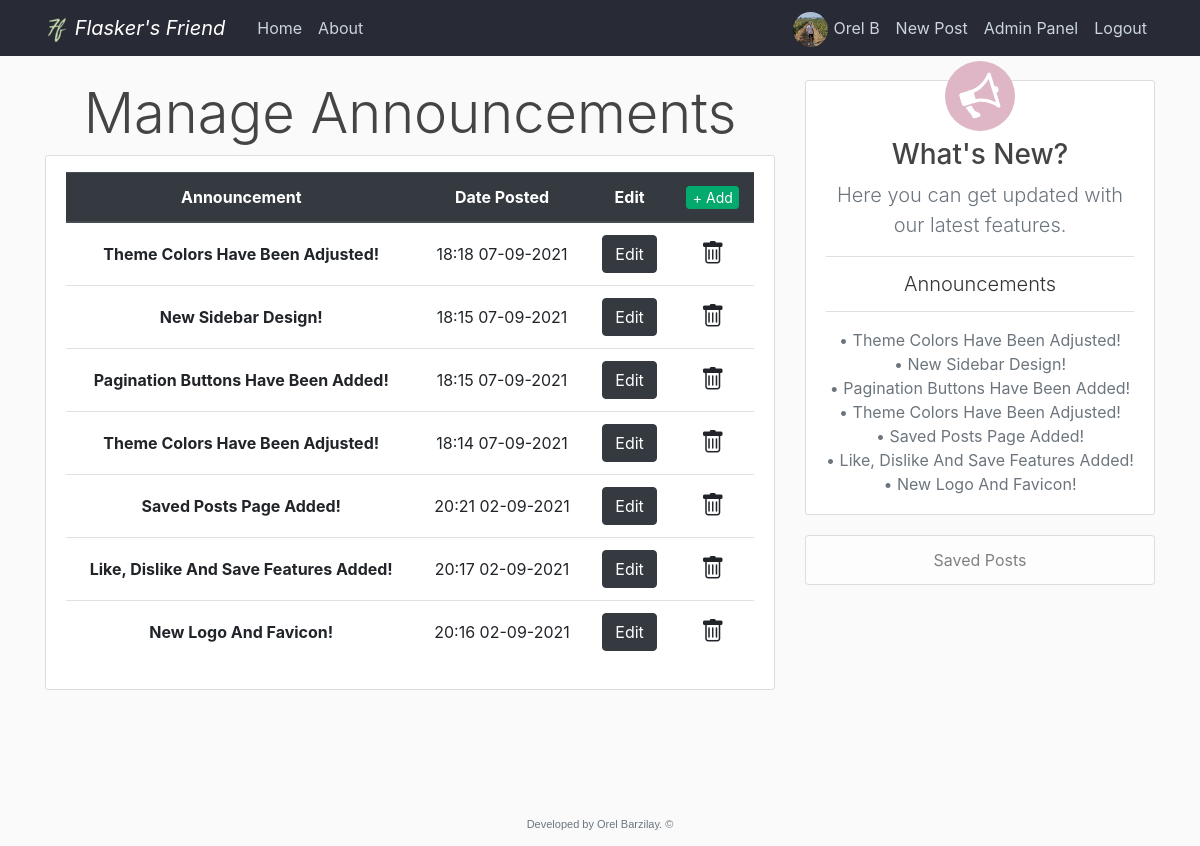
Page /announcements (signed in) on the committed database.
### flaskblog/models.py (models this page shows, shortened)
class User(db.Model, UserMixin):
    id = db.Column(db.Integer, primary_key=True)
    username = db.Column(db.String(20), unique=True, nullable=False)
    email = db.Column(db.String(120), unique=True, nullable=False)
    image_file = db.Column(db.String(20), nullable=False, default='default.jpg')
    password = db.Column(db.String(60), nullable=False)
    admin = db.Column(db.Integer, nullable=False, default=0)  # Self Added
    posts = db.relationship('Post', backref='author', lazy=True)  # Here we refer the post class
    liked = db.relationship('PostLike', foreign_keys='PostLike.user_id', backref='user', lazy='dynamic')
    disliked = db.relationship('PostDislike', foreign_keys='PostDislike.user_id', backref='user', lazy='dynamic')
    saved = db.relationship('PostSave', foreign_keys='PostSave.user_id', backref='user', lazy='dynamic')

class Announcements(db.Model):
    id = db.Column(db.Integer, primary_key=True)
    content = db.Column(db.Text, nullable=False)
    date_posted = db.Column(db.DateTime, nullable=False, default=datetime.now, onupdate=datetime.now)

### flaskblog/admin/routes.py (the view)
@admin.route("/announcements")
@admin_auth
def announcements():
    anns = Announcements.query.order_by(Announcements.date_posted.desc())
    return render_template('admin/announcements.html', title='Manage Announcements', anns=anns)

### flaskblog/admin/utils.py (called while the page is built)
def admin_auth(func):
    @wraps(func)
    @login_required
    def wrapper(*args, **kwargs):
        if current_user.admin:
            return func(*args, **kwargs)
        return abort(403)
    return wrapper

### flaskblog/models.py (called while the page is built)
@login_manager.user_loader
def load_user(user_id):
    return User.query.get(int(user_id))

### flaskblog/templates/admin/announcements.html
{% extends "layout.html" %}
{% block content %}
  <h1 class="display-4 text-center">Manage Announcements</h1>
  <div class="panel panel-default content-section">
    <div class="table-responsive">
      <table class="table table-hover user-manager-table-mt">
        <thead class="thead-dark">
          <tr>
            <th scope="col" class="text-center">Announcement</th>
            <th scope="col" class="text-center">Date&nbsp;Posted</th>
            <th scope="col" class="text-center">Edit</th>
            <th scope="col" class="text-center">
              <a type="button" class="btn btn-emerald btn-xs-ann" href="{{ url_for('admin.add_ann') }}">+ Add</a>
            </th>
          </tr>
        </thead>
        <tbody>
          {% for ann in anns %}
          <tr>
            <th scope="row" class="text-center align-middle">{{ ann.content }}</th>
            <td class="text-center align-middle">{{ ann.date_posted.strftime('%H:%M %d-%m-%Y') }}</td>
            <td class="text-center align-middle">
              <a type="button" class="btn btn-dark align-middle" href="{{ url_for('admin.edit_ann', ann_id=ann.id) }}">Edit</a>
            </td>
            <td class="text-center align-middle">
              <a class="bi bi-trash announcement-delete" href="{{ url_for('admin.delete_ann', ann_id=ann.id) }}"></a>
            </td>
          </tr>
          {% endfor %}
        </tbody>
      </table>
    </div>
  </div>
{% endblock content %}
{% block sidebar %}
  <div class="col-md-4">
    <div class="content-section">
        <span class="sidebar-circle">
            <img class="sidebar-megaphone" src="{{ url_for('static', filename='megaphone-white.svg') }}">
        </span>
      <h3 class="text-center">What's New?</h3>
      <p class="text-muted text-center lead">Here you can get updated with our latest features.</p>
        <ul class="list-group list-group-flush">
          <li class="list-group-item text-center lead mb-2">Announcements</li>
            <p class="text-center mt-2 text-muted sidebar-p-mb">
              {% for ann in anns %}
                  &#8226; {{ann.content}}<br>
              {% endfor %}
            </p>
        </ul>
    </div>
      <ul class="list-group mb-3">
        <a type="button" class="btn list-group-item list-group-item-light text-center sidebar-button" href="{{ url_for('users.saved_posts', username=current_user.username) }}">Saved Posts</a>
      </ul>
  </div>
{% endblock sidebar %}

### flaskblog/templates/layout.html (shortened to what this page needs)
<!DOCTYPE html>
<html lang="en">
<head>
    <link rel="stylesheet" href="https://stackpath.bootstrapcdn.com/bootstrap/4.3.1/css/bootstrap.min.css">
    <link rel="stylesheet" type="text/css" href="{{ url_for('static', filename='main.css') }}">
    <link rel="stylesheet" href="https://cdn.jsdelivr.net/npm/bootstrap-icons@1.5.0/font/bootstrap-icons.css">
</head>
<body>
  <div class="content">
    <header class="site-header">
      <nav class="navbar navbar-expand-md navbar-dark bg-steel fixed-top">
        <div class="container">
          <a class="navbar-brand mr-4 font-italic" href="/">
            <img src="{{ url_for('static', filename='logo_24x24.png') }}">
            Flasker's Friend
          </a>
          <div class="collapse navbar-collapse" id="navbarToggle">
            <div class="navbar-nav mr-auto">
              <a class="nav-item nav-link" href="{{ url_for('main.home') }}">Home</a>
              <a class="nav-item nav-link" href="{{ url_for('main.about') }}">About</a>
            </div>
            <div class="navbar-nav">
              {% if current_user.is_authenticated and current_user.admin == 1 %}
                <a class="nav-item nav-link" style="padding-bottom: 0; padding-top: 4px;" href="{{ url_for('users.account') }}">
                  <img class="rounded-circle navbar-account-img my-auto mobile-navbar-acnt-img" src="{{ url_for('static', filename='profile_pics/' + current_user.image_file) }}">
                  {{ current_user.username }}
                </a>
                <a class="nav-item nav-link" href="{{ url_for('posts.new_post') }}">New Post</a>
                <a class="nav-item nav-link" href="{{ url_for('admin.admin_panel') }}">Admin Panel</a>
                <a class="nav-item nav-link" href="{{ url_for('users.logout') }}">Logout</a>
              {% else %}
                <a class="nav-item nav-link" href="{{ url_for('users.login') }}">Login</a>
                <a class="nav-item nav-link" href="{{ url_for('users.register') }}">Register</a>
              {% endif %}
            </div>
          </div>
        </div>
      </nav>
    </header>
    {% block main_container %}
    <main role="main" class="container">
      <div class="row main-container">
        {% endblock main_container %}
        {% block sidebox %}
        <div class="col-md-8">
        {% endblock sidebox %}
          {% block content %}{% endblock content %}
        </div>
        {% block sidebar %}{% endblock sidebar %}
    </main>
  </div>
    <footer class="footer">
      <p class="site-footer text-muted text-center">Developed by Orel Barzilay. &copy;</p>
    </footer>
</body>
</html>

### flaskblog/static/main.css (style rules this page uses)
html, body { height: 95.8%; }
.content { flex: 1 0 auto; }
body { background: #fafafa; color: #333333; margin-top: 5rem; display: flex; flex-direction: column; }
h1, h2, h3, h4, h5, h6 { color: #444444; }
.bg-steel { background-color: #282a35; }
.site-header .navbar-nav .nav-link { color: #cbd5db; }
.content-section { background: #ffffff; padding: 10px 20px; border: 1px solid #dddddd; border-radius: 3px; margin-bottom: 20px; }
.navbar-account-img { object-fit: cover; margin-right: 1px; height: 35px; width: 35px; }
.user-manager-table-mt { margin-top: 6px; }
.btn-xs-ann { width: 52.81px; padding: 0rem 0rem; font-size: .875rem; line-height: 1.5; border-radius: .2rem; vertical-align: baseline; }
.announcement-delete { color: inherit; font-size: 1.5rem; }
.main-container { justify-content: center; }
.btn-emerald { color: #fff; background-color: #04AA6D; border-color: #04AA6D; }
.sidebar-circle { display: flex; justify-content: center; align-items: center; background: #deb6c5; color: #deb6c5; border-radius: 50%; padding: 10px; height: 70px; width: 70px; top: -30px; position: relative; margin-left: auto; margin-right: auto; margin-bottom: -23px; left: 0; right: 0; }
.sidebar-megaphone { height: 40px; transform: rotate(343deg); }
.sidebar-p-mb { margin-bottom: 8px; }
.footer { flex-shrink: 0; }
.site-footer { font: normal 11px arial,Calibri,Verdana,Geneva,sans-serif; }

### rows in the picture
User: image_file (picture), username "Orel B"
Announcements: content "Theme Colors Have Been Adjusted!", date_posted "18:18 07-09-2021"
Announcements: content "New Sidebar Design!", date_posted "18:15 07-09-2021"
Announcements: content "Pagination Buttons Have Been Added!", date_posted "18:15 07-09-2021"
Announcements: content "Theme Colors Have Been Adjusted!", date_posted "18:14 07-09-2021"
Announcements: content "Saved Posts Page Added!", date_posted "20:21 02-09-2021"
Announcements: content "Like, Dislike And Save Features Added!", date_posted "20:17 02-09-2021"
Announcements: content "New Logo And Favicon!", date_posted "20:16 02-09-2021"
